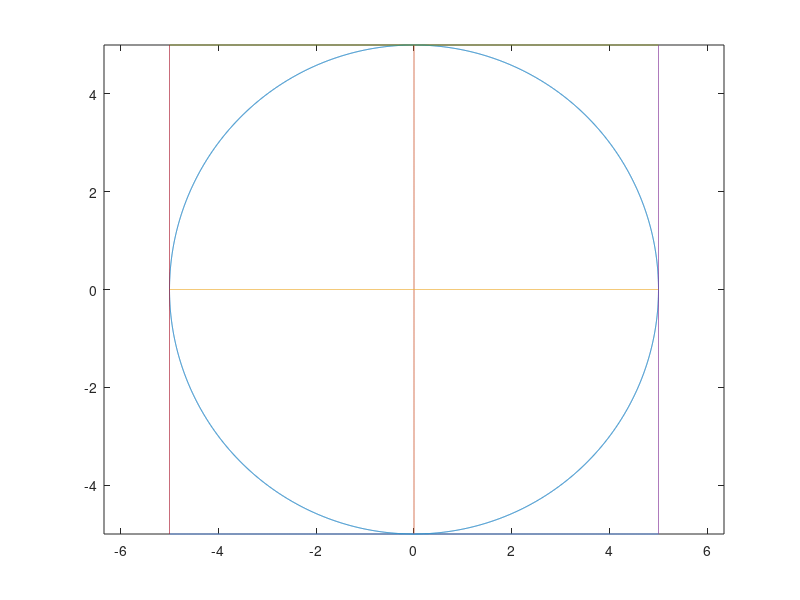

Write the MATLAB code that produced this figure. (Note: this script raises an error after producing the figure.)
[x,y,z] = cylinder(5,10000);

plot(x(1,:),y(1,:))
axis equal
y=-5:0.001:5;
size(y)
x=(zeros(size(y)));
hold on
plot(x,y)
plot(y,x)
plot(5*ones(size(y)),y)

plot(y,5*ones(size(y)))
plot(y,-5*ones(size(y)))
plot(-5*ones(size(y)),y)
[xpos,ypos,~]=line_adam([6;6;0],[-6;-6;0]);
plot(xpos,ypos)
plot(xpos,-ypos)

plot(xpos+(5*cosd(45)*ones(size(xpos))),ypos+(5*cosd(45)*ones(size(xpos))))
plot(xpos+(5*cosd(45)*ones(size(xpos))),-ypos+(5*cosd(45)*ones(size(xpos))))
plot(xpos+(-5*cosd(45)*ones(size(xpos))),-ypos+(-5*cosd(45)*ones(size(xpos))))
plot(xpos+(-5*cosd(45)*ones(size(xpos))),ypos+(5*cosd(45)*ones(size(xpos))))
plot(xpos+(5*cosd(45)*ones(size(xpos))),ypos+(-5*cosd(45)*ones(size(xpos))))




[x30,y30,~]=line_adam([6*cosd(30);6*sind(30);0],[-6*cosd(30);-6*sind(30);0]);
plot(x30,y30)
[x60,y60,~]=line_adam([6*cosd(60);6*sind(60);0],[-6*cosd(60);-6*sind(60);0]);
plot(x60,y60)
plot(-x60,y60)
plot(-x30,y30)
plot(-x60+5*cosd(30)*ones(size(x60)),y60+5*sind(30)*ones(size(x60)))
plot(-x60-5*cosd(30)*ones(size(x60)),y60-5*sind(30)*ones(size(x60)))
plot(-x30+5*cosd(60)*ones(size(x60)),y30+5*sind(60)*ones(size(x60)))
plot(-x30-5*cosd(60)*ones(size(x60)),y30-5*sind(60)*ones(size(x60)))

plot(x30-5*cosd(60)*ones(size(x60)),y30+5*sind(60)*ones(size(x60)))
plot(x30+5*cosd(60)*ones(size(x60)),y30-5*sind(60)*ones(size(x60)))

plot(x60-5*cosd(30)*ones(size(x60)),y60+5*sind(30)*ones(size(x60)))
plot(x60+5*cosd(30)*ones(size(x60)),y60-5*sind(30)*ones(size(x60)))

